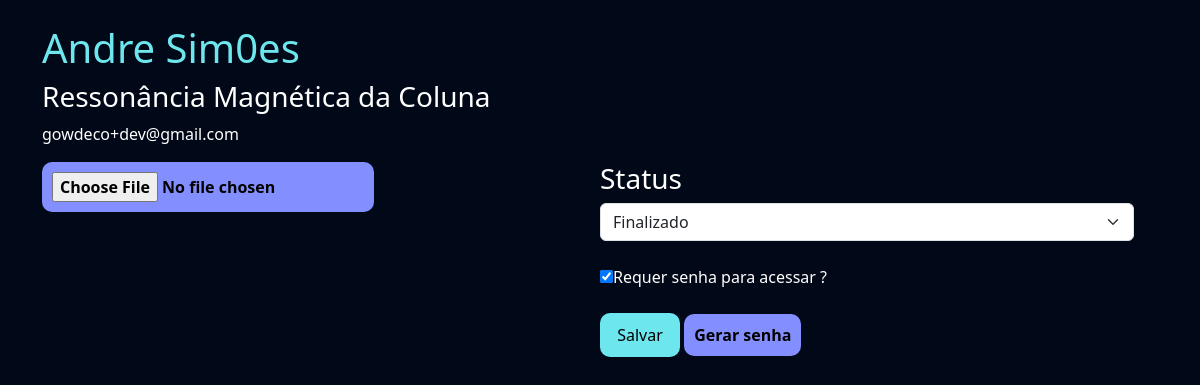
Screenshot of /empresarial/exame_cliente/3 (signed in) with the database file from the repository.
### exames/models.py (models this page shows, shortened)
class SolicitacaoExame(models.Model):
    choice_status = (
    ('E', 'Em análise'),
    ('F', 'Finalizado')
    )
    usuario = models.ForeignKey(User, on_delete=models.DO_NOTHING)
    exame = models.ForeignKey(TiposExames, on_delete=models.DO_NOTHING)
    status = models.CharField(max_length=2, choices=choice_status)
    resultado = models.FileField(upload_to="resultados", null=True, blank=True)
    requer_senha = models.BooleanField(default=False)
    senha = models.CharField(max_length=6, null=True, blank=True)

class TiposExames(models.Model):
    tipo_choices = (
        ('I', 'Examde de Imagem'),
        ('S', 'Examde de Sangue'),
    )
    nome = models.CharField(max_length=50)
    tipo = models.CharField(choices=tipo_choices, max_length=1)
    preco = models.FloatField()
    disponivel = models.BooleanField(default=True)
    horario_inicial = models.IntegerField()
    horario_final = models.IntegerField()

### empresarial/views.py (the view)
# urls.py: path('exame_cliente/<int:exame_id>', views.exame_cliente, name="exame_cliente"),
@staff_member_required
def exame_cliente(request, exame_id):
    exame = SolicitacaoExame.objects.get(id=exame_id)
    return render(request, 'exame_cliente.html', {'exame': exame})

### empresarial/templates/exame_cliente.html (shortened to what this page needs)
{% extends "bases/base.html" %}
{% load static %}
{% block 'head' %}
    <link href="{% static 'exames/css/css.css' %}" rel="stylesheet">
    <link href="{% static 'exames/css/gerenciar_pedidos.css' %}" rel="stylesheet">
    <link href="{% static 'exames/css/gerenciar_exames.css' %}" rel="stylesheet">
{% endblock 'head' %}
{% block 'conteudo' %}
    <br>
    <div class="container">
        <div class="row">
        <h3 class="font-destaque">{{exame.usuario.get_full_name}}</h3>
        <h3>{{exame.exame.nome}}</h3>
        <p>{{exame.usuario.email}}</p>
        <br>
        <div class="row">
            <div class="col-md-6">
                <form action="{% url "alterar_dados_exame" exame.id %}" method="POST" enctype="multipart/form-data">{% csrf_token %}
                    <input type="FILE" value="Alterar PDF" class="btn-secundario" name="resultado">
                    <br>
                    <br>
            </div>
            <div class="col-md-6">
                <h3>Status</h3>
                <select name="status" id="" class="form-select">
                    <option style="color: black;" {% if exame.status == "F" %}selected{% endif %} value="F">Finalizado</option>
                </select>
                <br>
                <input type="checkbox" name="requer_senha" id="" {% if exame.requer_senha %}checked{% endif %}><label for="">Requer senha para acessar ?</label>
                <br>
                <br>
                <input type="submit" value="Salvar" class="btn-default">
                <a style="text-decoration: none;" href="{% url "gerar_senha" exame.id %}" class="btn-secundario">Gerar senha</a>
            </div>
        </div>
    </div>
{% endblock 'conteudo' %}

### templates/static/geral/css/base.css (style rules this page uses)
:root { --main-color: #151c34; --dark-color: #0c121c; --light-color: #6de6ee; --contrast-color: #f4c96b; --differential-color: #066668; }
* { color: white; }
.font-destaque { color: var(--light-color); font-size: 40px; }
.btn-default { background-color: var(--light-color); color: black; width: 15%; padding: 10px; border: none; border-radius: 10px; }

### templates/static/exames/css/css.css (style rules this page uses)
body { background-image: url('/static/geral/img/bg2.png'); background-size: cover; }
.btn-secundario { background-color: #838FFF; color: black; padding: 10px; font-weight: bold; border: none; border-radius: 10px; }

### rows the page displays
SolicitacaoExame: usuario.get_full_name "Andre Sim0es", exame.nome "Ressonância Magnética da Coluna", usuario.email "gowdeco+dev@gmail.com", status "Finalizado", requer_senha "☑"
